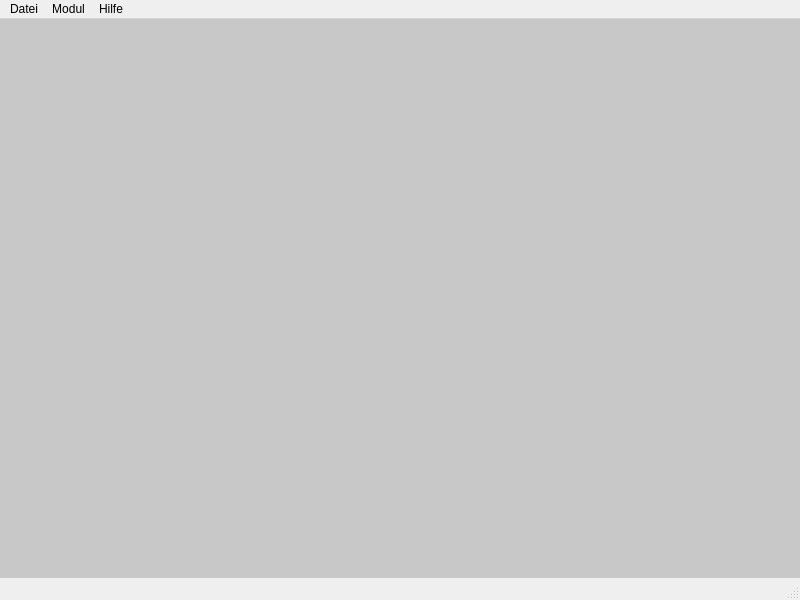
<?xml version="1.0" encoding="UTF-8"?>
<ui version="4.0">
 <class>MainWindow</class>
 <widget class="QMainWindow" name="MainWindow">
  <property name="geometry">
   <rect>
    <x>0</x>
    <y>0</y>
    <width>800</width>
    <height>600</height>
   </rect>
  </property>
  <property name="minimumSize">
   <size>
    <width>800</width>
    <height>600</height>
   </size>
  </property>
  <property name="windowTitle">
   <string>GoReg</string>
  </property>
  <property name="locale">
   <locale language="German" country="Germany"/>
  </property>
  <widget class="QWidget" name="centralwidget">
   <layout class="QGridLayout" name="gridLayout">
    <property name="leftMargin">
     <number>0</number>
    </property>
    <property name="topMargin">
     <number>0</number>
    </property>
    <property name="rightMargin">
     <number>0</number>
    </property>
    <property name="bottomMargin">
     <number>0</number>
    </property>
    <item row="0" column="0">
     <widget class="QMdiArea" name="mdiArea">
      <property name="background">
       <brush brushstyle="SolidPattern">
        <color alpha="255">
         <red>200</red>
         <green>200</green>
         <blue>200</blue>
        </color>
       </brush>
      </property>
      <property name="documentMode">
       <bool>true</bool>
      </property>
      <property name="tabsClosable">
       <bool>true</bool>
      </property>
      <property name="tabsMovable">
       <bool>true</bool>
      </property>
     </widget>
    </item>
   </layout>
  </widget>
  <widget class="QMenuBar" name="menubar">
   <property name="geometry">
    <rect>
     <x>0</x>
     <y>0</y>
     <width>800</width>
     <height>23</height>
    </rect>
   </property>
   <widget class="QMenu" name="menu_file">
    <property name="locale">
     <locale language="German" country="Germany"/>
    </property>
    <property name="title">
     <string>Datei</string>
    </property>
    <addaction name="action_settings"/>
    <addaction name="separator"/>
    <addaction name="action_login"/>
    <addaction name="action_logout"/>
    <addaction name="separator"/>
    <addaction name="action_quit"/>
   </widget>
   <widget class="QMenu" name="menu_modul">
    <property name="locale">
     <locale language="German" country="Germany"/>
    </property>
    <property name="title">
     <string>Modul</string>
    </property>
    <addaction name="action_goods_in"/>
    <addaction name="action_goods_out"/>
    <addaction name="separator"/>
    <addaction name="action_raw"/>
    <addaction name="action_edit"/>
    <addaction name="action_do"/>
    <addaction name="separator"/>
    <addaction name="action_admin"/>
   </widget>
   <widget class="QMenu" name="menu_help">
    <property name="locale">
     <locale language="German" country="Germany"/>
    </property>
    <property name="title">
     <string>Hilfe</string>
    </property>
    <addaction name="action_aboutqt"/>
    <addaction name="action_about"/>
   </widget>
   <addaction name="menu_file"/>
   <addaction name="menu_modul"/>
   <addaction name="menu_help"/>
  </widget>
  <widget class="QStatusBar" name="statusbar"/>
  <action name="action_settings">
   <property name="text">
    <string>Einstellung</string>
   </property>
   <property name="shortcut">
    <string>F2</string>
   </property>
  </action>
  <action name="action_quit">
   <property name="text">
    <string>Ende</string>
   </property>
   <property name="shortcut">
    <string>Ctrl+Q</string>
   </property>
  </action>
  <action name="action_goods_in">
   <property name="enabled">
    <bool>false</bool>
   </property>
   <property name="text">
    <string>Wareneingang</string>
   </property>
   <property name="shortcut">
    <string>F5</string>
   </property>
  </action>
  <action name="action_goods_out">
   <property name="enabled">
    <bool>false</bool>
   </property>
   <property name="text">
    <string>Warenausgang</string>
   </property>
   <property name="shortcut">
    <string>F6</string>
   </property>
  </action>
  <action name="action_raw">
   <property name="enabled">
    <bool>false</bool>
   </property>
   <property name="text">
    <string>Foto</string>
   </property>
   <property name="shortcut">
    <string>F7</string>
   </property>
  </action>
  <action name="action_edit">
   <property name="enabled">
    <bool>false</bool>
   </property>
   <property name="text">
    <string>EBV</string>
   </property>
   <property name="shortcut">
    <string>F8</string>
   </property>
  </action>
  <action name="action_do">
   <property name="enabled">
    <bool>false</bool>
   </property>
   <property name="text">
    <string>Abgabe</string>
   </property>
   <property name="shortcut">
    <string>F9</string>
   </property>
  </action>
  <action name="action_admin">
   <property name="enabled">
    <bool>false</bool>
   </property>
   <property name="text">
    <string>Verwaltung</string>
   </property>
   <property name="shortcut">
    <string>F10</string>
   </property>
  </action>
  <action name="action_about">
   <property name="text">
    <string>Über</string>
   </property>
  </action>
  <action name="action_logger">
   <property name="text">
    <string>Logger</string>
   </property>
  </action>
  <action name="action_aboutqt">
   <property name="text">
    <string>ÜberQt</string>
   </property>
  </action>
  <action name="action_login">
   <property name="text">
    <string>Login</string>
   </property>
   <property name="shortcut">
    <string>F3</string>
   </property>
  </action>
  <action name="action_logout">
   <property name="enabled">
    <bool>false</bool>
   </property>
   <property name="text">
    <string>Logout</string>
   </property>
   <property name="shortcut">
    <string>F4</string>
   </property>
  </action>
 </widget>
 <resources>
  <include location="../res/ressource.qrc"/>
 </resources>
 <connections>
  <connection>
   <sender>action_quit</sender>
   <signal>triggered()</signal>
   <receiver>MainWindow</receiver>
   <slot>close()</slot>
   <hints>
    <hint type="sourcelabel">
     <x>-1</x>
     <y>-1</y>
    </hint>
    <hint type="destinationlabel">
     <x>399</x>
     <y>299</y>
    </hint>
   </hints>
  </connection>
 </connections>
</ui>
